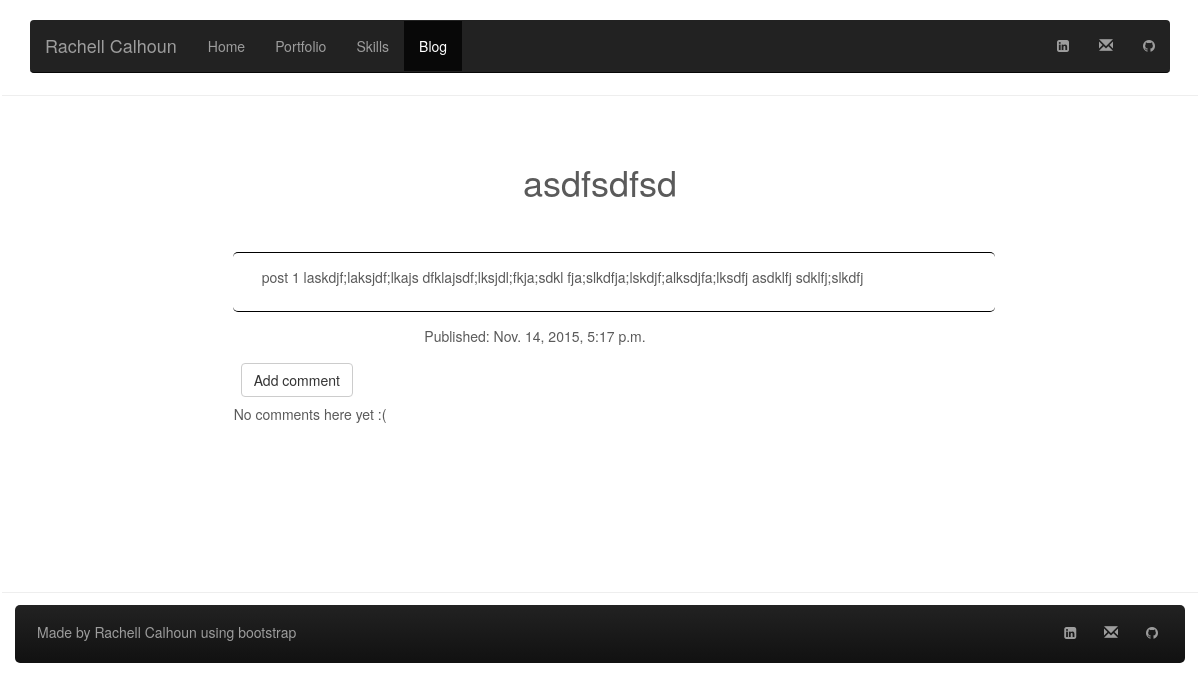
Page /blog/post/1/ on the committed database.
### blog/models.py (models this page shows, shortened)
class Post(models.Model):
    author= models.ForeignKey('auth.User')
    title = models.CharField(max_length=200)
    text = models.TextField()
    created_date = models.DateTimeField(default=timezone.now)
    published_date = models.DateTimeField(blank=True, null=True)
    img = models.ImageField(null=True, blank=True)

### blog/views.py (the view)
# urls.py: url(r'^post/(?P<pk>[0-9]+)/$', views.post_detail, name='post_detail'),
def post_detail(request, pk):
    post = get_object_or_404(Post, pk=pk)
    return render(request, 'blog/post_detail.html', {'post': post})

### blog/templates/blog/post_detail.html (shortened to what this page needs)
{% extends "blog/base.html" %}
{% block menu %}
<li><a href="/" >Home</a></li>
<li><a href="/portfolio" >Portfolio</a></li>
<li><a href="/skills" >Skills</a></li>
<li  class ="active"><a href="/blog" >Blog</a></li>
{% endblock %}
{% block content %}
<div class="container main">
    <div class="row">
      <div class="col-md-2"></div>
        <div class="col-md-8 text-center">
          <h1 class="title">{{ post.title }}</h1>
        </div>
        </div>
      <div class="row">
        <div class="col-md-2"></div>
          <div class="col-md-8 border">
          <p class="blogcontent">{{ post.text|safe }}</p>
          </div>
        </div>
        <div class="row">
          <div class="col-md-2"></div>
          <div class="col-md-2">
          </div>
          <div class="col-md-5">
            {% if post.published_date %}
              <p>Published: {{ post.published_date }}</p>
              {% else %}
              {% if user.is_authenticated %}
              <a class="btn btn-default publishbtn" href="{% url 'blog.views.post_publish' pk=post.pk %}">Publish</a>
              {% endif %}
            {% endif %}
          </div>
        </div>
      <div class="row">
        <div class="col-md-2"></div>
        <div class="col-md-8">
          <a class="btn btn-default addcommentbtn" href="{% url "add_comment_to_post" pk=post.pk %}">Add comment</a>
          {% for comment in post.comments.all %}
    {% if user.is_authenticated or comment.approved_comment %}
    <hr>
    <div class="comment">
        <div class="date">
            {{ comment.created_date }}
            {% if not comment.approved_comment %}
                <a class="btn btn-default removebtn" href="{% url "comment_remove" pk=comment.pk %}"><span class="glyphicon glyphicon-remove"></span></a>
                <a class="btn btn-default okbtn" href="{% url "comment_approve" pk=comment.pk %}"><span class="glyphicon glyphicon-ok"></span></a>
            {% endif %}
        </div>
        <strong>{{ comment.author }}</strong>
        <p class="comment">{{ comment.text|linebreaks }}</p>
    </div>
      {% endif %}
      {% empty %}
      <p>No comments here yet :(</p>
      {% endfor %}
          </div>
        </div>
      </div>
{% endblock %}

### blog/static/css/blog.css (style rules this page uses)
body { color: #5a5a5a; }
.title { padding:1em; margin: auto; }
.blogcontent { padding:1em; }
.addcommentbtn { margin:.5em; }
.main { min-height: 60vh; padding:2em; margin-bottom:1em; }
.border { border-top:1px solid black; border-bottom:1px solid black; border-radius: 5px; margin:1em; }

### rows in the picture
Post: title "asdfsdfsd", text "post 1 laskdjf;laksjdf;lkajs dfklajsdf;lksjdl;fkja;sdkl fja;slkdfja;lskdjf;alksdjfa;lksdfj asdklfj sdklfj;slkdfj", published_date "Nov. 14, 2015, 5:17 p.m."
